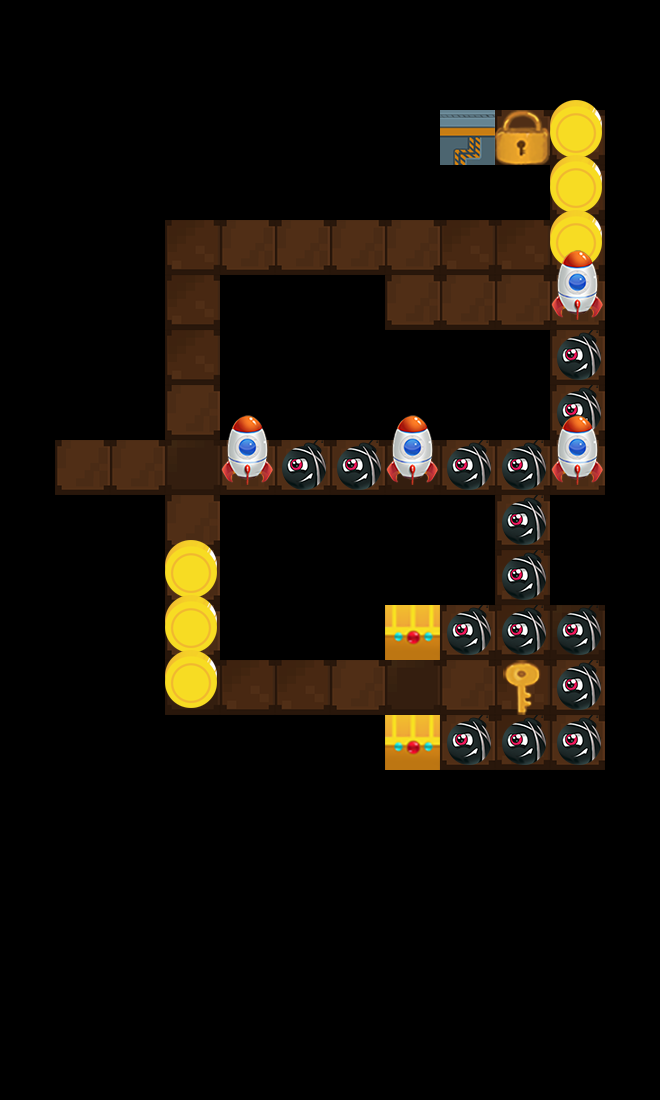

A level layout from a 2D game, rendered from its tile map. Below: a short description, then the map file with tile-grid data replaced by summaries:
An orthogonal 12x20 tile map with 55x55 px tiles, 3 tile layers (layer1, layer2, layer3) and 1 object (startPos).

<map version="1.0" orientation="orthogonal" renderorder="right-down" width="12" height="20" tilewidth="55" tileheight="55">
 <tileset firstgid="1" name="element2" tilewidth="55" tileheight="55">
  <image source="element2.png" width="715" height="715" />
 </tileset>
 <layer name="layer1" width="12" height="20">
  <data>[240 cells, 52 non-empty, 3 distinct tile ids]</data>
 </layer>
 <layer name="layer2" width="12" height="20">
  <data>[240 cells, 107 non-empty, 8 distinct tile ids]</data>
 </layer>
 <layer name="layer3" width="12" height="20">
  <data>[240 cells, 10 non-empty, 2 distinct tile ids]</data>
 </layer>
 <objectgroup name="objLayer">
  <object name="startPos" x="84" y="466">
   <properties>
    <property name="dir" value="right" />
   </properties>
  </object>
 </objectgroup>
</map>
